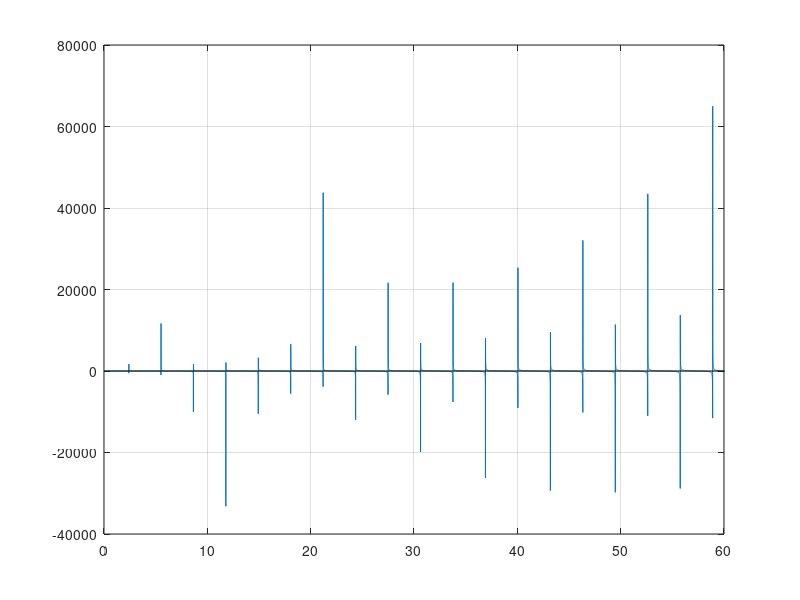

The MATLAB source for this figure: (Note: this script raises an error after producing the figure.)
%Bi values
Bi = [0.01 0.1 1 10 100];

%index for Bi
i = 1;


%CALCULATE ROOTS
%plot the function to get a general idea of where roots are and also to confirm roots are found 
x = linspace(0,60,10000);
y = Bi(1,i) - x.*(besselj(1,x)./besselj(0,x));
plot(x,y)
axis([0 60 -4E4 8E4])
line( [0 1000], [0 0], 'Color', 'k')
grid on

%array to contain roots (zeta)
zeta = zeros(1, 60);
count = 1;

%intialise upper and lower bound of testing interval
%interval chosen must be small enough such that if the upper and lower values multiply to be greater than 0 it must mean there is no root contained
int = 0.1;
a = 0;
b = a + int;
c = (a+b)/2;

%30 roots is a assumed to be good enough
while count <= 60
    %values of function at end points and mid point
    ylow = Bi(1,i) - a*(besselj(1,a)/besselj(0,a));
    yhigh = Bi(1,i) - b*(besselj(1,b)/besselj(0,b));
    ymid = Bi(1,i) - c*(besselj(1,c)/besselj(0,c));

    %if product of end bounds of interval is negative then root must be contained
    %bisection method to find root then break
    if (ylow*yhigh) < 0        
        tol = 0.0001;
        for it = 0:100
            while abs(b-a) > tol
                c = (a+b)/2;
                ylow = Bi(1,i) - a*(besselj(1,a)/besselj(0,a));
                yhigh = Bi(1,i) - b*(besselj(1,b)/besselj(0,b));
                ymid = Bi(1,i) - c*(besselj(1,c)/besselj(0,c));
                if ymid == 0
                    zeta(1,count) = c;
                    count = count + 1;
                    break;
                elseif ( ymid*ylow < 0 )
                    b = c;                   
                else
                    a = c;
                end                
            end
            zeta(1,count) = a;
            count = count + 1;
            break;
        end
        
    %if product of end bounds of interval is 0 then one of end points must be root
    %find which end is root, move end point slightly, then break
    elseif (ylow*yhigh) == 0
        if ylow == 0
            zeta(1,count) = a;
            count = count + 1;
            a = a + 0.0001;
        else
            zeta(1,count) = b;
            count = count + 1;
            b = b + 0.0001;       
        end
    
    %if product of end bounds of interval is positive then interval does not contain root
    %do nothing
    else
    end
    
    %move interval forward
    a = b;
    b = a + int;
    c = (a+b)/2;
end

%FIXING ZETA
zeta = zeta(1:2:end);

%Fo values
Fo = [0.01, 0.1, 0.2, 0.33, 1, 2];

%mesh grid
r = -1:0.05:1;
z = linspace(0,1,41);
[R,Z] = meshgrid(r,z);


%CALCULATE TEMPERATURE
%calculate Cn values
Cn = (2./zeta).*(besselj(1,zeta)./((besselj(0,zeta).^2)+besselj(1,zeta).^2));

%calculate theta* values

%1
tempt = zeros(1,30);
theta = zeros(41);
for r = 21:41
    for n = 1:30
        tempt(1,n) = Cn(1,n)*exp(-(Fo(1,1)*(zeta(1,n)^2)))*besselj(0,(zeta(1,n)*R(1,r)));
    end
    theta(:,r) = sum(tempt);
end
for dup = 1:20
    theta(:,dup) = theta(1,42-dup);
end
    %calculate 1st order approximation
    thetaprox = zeros(41);
    for r = 21:41    
        thetaprox(:,r)= Cn(1,1)*exp(-(Fo(1,1)*(zeta(1,1)^2)))*besselj(0,(zeta(1,1)*R(1,r))); 
    end
    for dup = 1:20
        thetaprox(:,dup) = thetaprox(1,42-dup);
    end

%2
tempt2 = zeros(1,30);
theta2 = zeros(41);
for r = 21:41
    for n = 1:30
        tempt2(1,n) = Cn(1,n)*exp(-(Fo(1,2)*(zeta(1,n)^2)))*besselj(0,(zeta(1,n)*R(1,r)));
    end
    theta2(:,r) = sum(tempt2);
end
for dup = 1:20
    theta2(:,dup) = theta2(1,42-dup);
end
    %calculate 1st order approximation
    thetaprox2 = zeros(41);
    for r = 21:41    
        thetaprox2(:,r)= Cn(1,1)*exp(-(Fo(1,2)*(zeta(1,1)^2)))*besselj(0,(zeta(1,1)*R(1,r))); 
    end
    for dup = 1:20
        thetaprox2(:,dup) = thetaprox2(1,42-dup);
    end

%3
tempt3 = zeros(1,30);
theta3 = zeros(41);
for r = 21:41
    for n = 1:30
        tempt3(1,n) = Cn(1,n)*exp(-(Fo(1,3)*(zeta(1,n)^2)))*besselj(0,(zeta(1,n)*R(1,r)));
    end
    theta3(:,r) = sum(tempt3);
end
for dup = 1:20
    theta3(:,dup) = theta3(1,42-dup);
end
    %calculate 1st order approximation
    thetaprox3 = zeros(41);
    for r = 21:41    
        thetaprox3(:,r)= Cn(1,1)*exp(-(Fo(1,3)*(zeta(1,1)^2)))*besselj(0,(zeta(1,1)*R(1,r))); 
    end
    for dup = 1:20
        thetaprox3(:,dup) = thetaprox3(1,42-dup);
    end

%4
tempt4 = zeros(1,30);
theta4 = zeros(41);
for r = 21:41
    for n = 1:30
        tempt4(1,n) = Cn(1,n)*exp(-(Fo(1,4)*(zeta(1,n)^2)))*besselj(0,(zeta(1,n)*R(1,r)));
    end
    theta4(:,r) = sum(tempt4);
end
for dup = 1:20
    theta4(:,dup) = theta4(1,42-dup);
end

%5
tempt5 = zeros(1,30);
theta5 = zeros(41);
for r = 21:41
    for n = 1:30
        tempt5(1,n) = Cn(1,n)*exp(-(Fo(1,5)*(zeta(1,n)^2)))*besselj(0,(zeta(1,n)*R(1,r)));
    end
    theta5(:,r) = sum(tempt5);
end
for dup = 1:20
    theta5(:,dup) = theta5(1,42-dup);
end

%6
tempt6 = zeros(1,30);
theta6 = zeros(41);
for r = 21:41
    for n = 1:30
        tempt6(1,n) = Cn(1,n)*exp(-(Fo(1,6)*(zeta(1,n)^2)))*besselj(0,(zeta(1,n)*R(1,r)));
    end
    theta6(:,r) = sum(tempt6);
end
for dup = 1:20
    theta6(:,dup) = theta6(1,42-dup);
end



%FINAL PLOT
figure(2)

suptitle('Bi = 0.01')

subplot(3,2,1)
colormap('cool')
surf(R,Z,theta, 'FaceColor','interp', 'EdgeColor','none','FaceLighting','phong')
hold on
p = surf(R,Z,thetaprox, 'FaceColor','interp', 'EdgeColor','none','FaceLighting','phong')
set(p,'facealpha',.4,'facecolor','black')
colorbar('EastOutside')
camlight('left')
box on
axis([-1 1 0 1 0 1.1])
set(gca,'yTick',0:1:1)
set(gca,'yTickLabel',{'0','inf'})
set(gca,'xTick',-1:1:1)
set(gca,'xTickLabel',{'1','0', '1'})
title('Fo = 0.01')
xlabel('r*')
ylabel('z')
zlabel('\theta*')

subplot(3,2,2)
colormap('cool')
surf(R,Z,theta2, 'FaceColor','interp', 'EdgeColor','none','FaceLighting','phong')
hold on
p = surf(R,Z,thetaprox2, 'FaceColor','interp', 'EdgeColor','none','FaceLighting','phong')
set(p,'facealpha',.4,'facecolor','black')
colorbar('EastOutside')
camlight('left')
box on
axis([-1 1 0 1 0 1.1])
set(gca,'yTick',0:1:1)
set(gca,'yTickLabel',{'0','inf'})
set(gca,'xTick',-1:1:1)
set(gca,'xTickLabel',{'1','0', '1'})
title('Fo = 0.1')
xlabel('r*')
ylabel('z')
zlabel('\theta*')

subplot(3,2,3)
colormap('cool')
surf(R,Z,theta3, 'FaceColor','interp', 'EdgeColor','none','FaceLighting','phong')
hold on
p = surf(R,Z,thetaprox3, 'FaceColor','interp', 'EdgeColor','none','FaceLighting','phong')
set(p,'facealpha',.4,'facecolor','black')
colorbar('EastOutside')
camlight('left')
box on
axis([-1 1 0 1 0 1.1])
set(gca,'yTick',0:1:1)
set(gca,'yTickLabel',{'0','inf'})
set(gca,'xTick',-1:1:1)
set(gca,'xTickLabel',{'1','0', '1'})
title('Fo = 0.2')
xlabel('r*')
ylabel('z')
zlabel('\theta*')

subplot(3,2,4)
surf(R,Z,theta4, 'FaceColor','interp', 'EdgeColor','none','FaceLighting','phong')
colormap('cool')
colorbar('EastOutside')
camlight('left')
box on
axis([-1 1 0 1 0 1.1])
set(gca,'yTick',0:1:1)
set(gca,'yTickLabel',{'0','inf'})
set(gca,'xTick',-1:1:1)
set(gca,'xTickLabel',{'1','0', '1'})
title('Fo = 0.33')
xlabel('r*')
ylabel('z')
zlabel('\theta*')

subplot(3,2,5)
surf(R,Z,theta5, 'FaceColor','interp', 'EdgeColor','none','FaceLighting','phong')
colormap('cool')
colorbar('EastOutside')
camlight('left')
box on
axis([-1 1 0 1 0 1])
set(gca,'yTick',0:1:1)
set(gca,'yTickLabel',{'0','inf'})
set(gca,'xTick',-1:1:1)
set(gca,'xTickLabel',{'1','0', '1'})
title('Fo = 1')
xlabel('r*')
ylabel('z')
zlabel('\theta*')

subplot(3,2,6)
surf(R,Z,theta6, 'FaceColor','interp', 'EdgeColor','none','FaceLighting','phong')
colormap('cool')
colorbar('EastOutside')
camlight('left')
box on
axis([-1 1 0 1 0 1])
set(gca,'yTick',0:1:1)
set(gca,'yTickLabel',{'0','inf'})
set(gca,'xTick',-1:1:1)
set(gca,'xTickLabel',{'1','0', '1'})
title('Fo = 2')
xlabel('r*')
ylabel('z')
zlabel('\theta*')